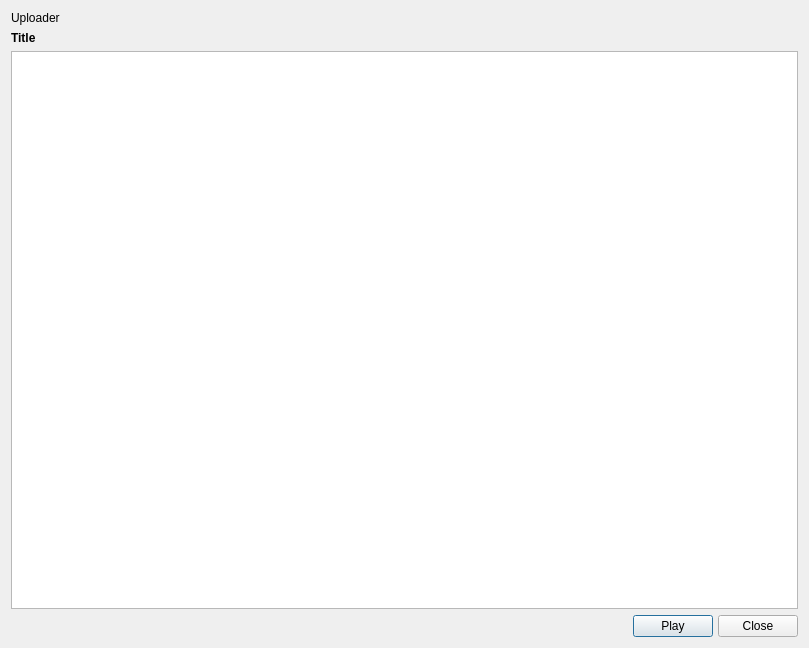
<?xml version="1.0" encoding="UTF-8"?>
<ui version="4.0">
 <class>Stream</class>
 <widget class="QDialog" name="Stream">
  <property name="geometry">
   <rect>
    <x>0</x>
    <y>0</y>
    <width>809</width>
    <height>648</height>
   </rect>
  </property>
  <property name="windowTitle">
   <string>Stream Info</string>
  </property>
  <layout class="QGridLayout" name="gridLayout">
   <item row="3" column="0">
    <widget class="QTextBrowser" name="description"/>
   </item>
   <item row="2" column="0">
    <widget class="QLabel" name="title">
     <property name="font">
      <font>
       <weight>75</weight>
       <bold>true</bold>
      </font>
     </property>
     <property name="text">
      <string>Title</string>
     </property>
    </widget>
   </item>
   <item row="5" column="0">
    <widget class="QFrame" name="frame">
     <property name="frameShape">
      <enum>QFrame::NoFrame</enum>
     </property>
     <property name="frameShadow">
      <enum>QFrame::Raised</enum>
     </property>
     <property name="lineWidth">
      <number>0</number>
     </property>
     <layout class="QHBoxLayout" name="horizontalLayout_2">
      <property name="spacing">
       <number>5</number>
      </property>
      <property name="leftMargin">
       <number>0</number>
      </property>
      <property name="topMargin">
       <number>0</number>
      </property>
      <property name="rightMargin">
       <number>0</number>
      </property>
      <property name="bottomMargin">
       <number>0</number>
      </property>
      <item>
       <spacer name="horizontalSpacer_2">
        <property name="orientation">
         <enum>Qt::Horizontal</enum>
        </property>
        <property name="sizeHint" stdset="0">
         <size>
          <width>150</width>
          <height>17</height>
         </size>
        </property>
       </spacer>
      </item>
      <item>
       <widget class="QPushButton" name="playButton">
        <property name="text">
         <string>Play</string>
        </property>
       </widget>
      </item>
      <item>
       <widget class="QPushButton" name="closeButton">
        <property name="text">
         <string>Close</string>
        </property>
       </widget>
      </item>
     </layout>
    </widget>
   </item>
   <item row="0" column="0">
    <widget class="QLabel" name="uploader">
     <property name="text">
      <string>Uploader</string>
     </property>
    </widget>
   </item>
  </layout>
 </widget>
 <resources/>
 <connections/>
</ui>
